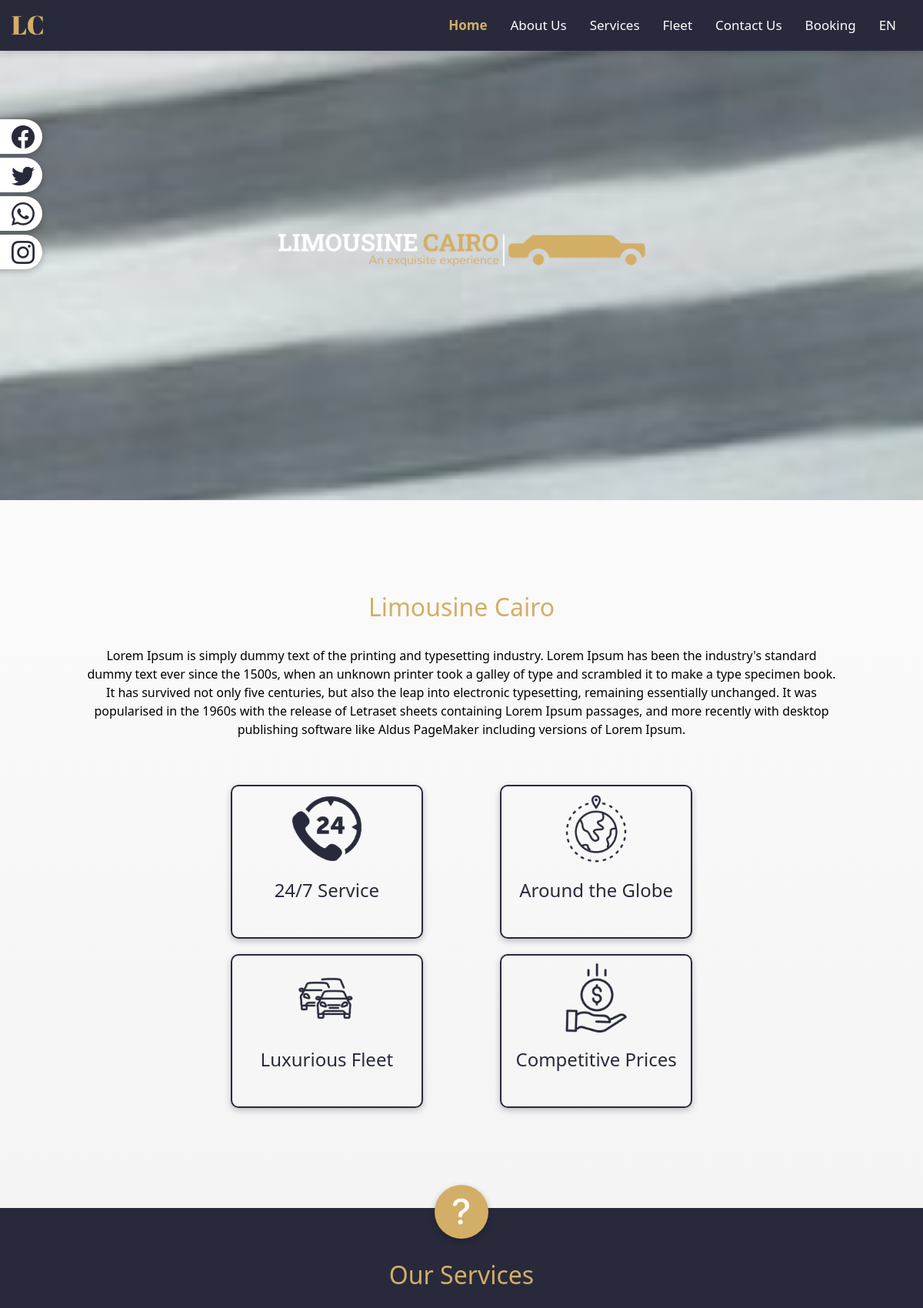
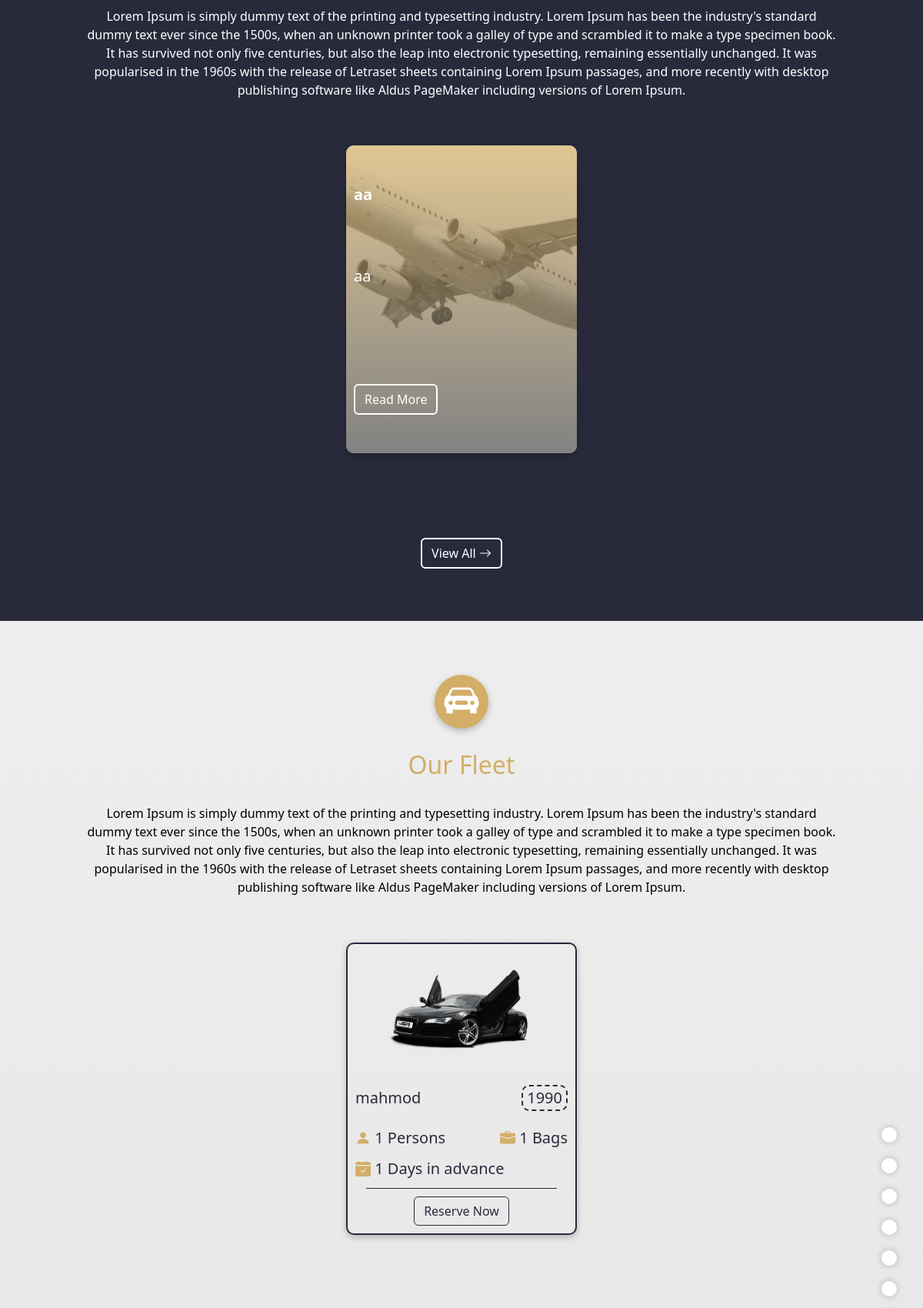
The page / (upper part) on the database its author committed (2 pictures, top to bottom).
### lc_app/models.py (models this page shows, shortened)
class PagesInfo(models.Model):
    title = models.CharField(max_length=200)
    title_ar = models.CharField(max_length=200)
    description = models.TextField()
    description_ar = models.TextField()
    banner = ResizedImageField(quality=80, force_format='JPEG', upload_to=extras.PathRename('pages_banners'), storage=extras.OverwriteStorage())

class Service(models.Model):
    title = models.CharField(max_length=200, unique=True)
    title_ar = models.CharField(max_length=200, unique=True)
    thumbnail = ResizedImageField(quality=80, force_format='JPEG', upload_to=extras.PathRename('services', "_thumbnail"), storage=extras.OverwriteStorage())
    banner = ResizedImageField(quality=80, force_format='JPEG', upload_to=extras.PathRename('services', "_banner"), storage=extras.OverwriteStorage())
    summary = models.CharField(max_length=100)
    summary_ar = models.CharField(max_length=100)
    slider_image_1 = ResizedImageField(quality=80, force_format='JPEG', upload_to=extras.PathRename('services', "_Slider_1"), storage=extras.OverwriteStorage())
    slider_image_2 = ResizedImageField(quality=80, force_format='JPEG', upload_to=extras.PathRename('services', "_Slider_2"), storage=extras.OverwriteStorage())
    description = models.TextField(blank=True)
    description_ar = models.TextField()
    description2 = models.TextField(default="random text")
    description2_ar = models.TextField(default="random text")
    category = models.ForeignKey(Service_category, on_delete=models.CASCADE)
    slug = models.SlugField(default="", editable=False)

class Car(models.Model):
    name = models.CharField(max_length=200)
    name_ar = models.CharField(max_length=200)
    today = datetime.date.today()
    year = today.year
    model = models.PositiveIntegerField(default=1990, validators=[MinValueValidator(1990), MaxValueValidator(int(year))])
    image = ResizedImageField(size=[500, 300], quality=80, force_format='PNG', upload_to=extras.PathRename('cars'), storage=extras.OverwriteStorage())
    person_count = models.PositiveIntegerField(default=1)
    bag_count = models.PositiveIntegerField(default=1)
    reserve_days = models.PositiveIntegerField(default=1)
    category = models.ForeignKey(Car_category, on_delete=models.CASCADE)

### lc_app/views.py (the view)
# urls.py: path('', views.index, name='index'),
def index(request):
    Services = Service.objects.all().order_by('-pk')[:4]
    Cars = Car.objects.all().order_by('-pk')[:4]
    Testimonials = Testimonial.objects.all().order_by('-pk')[:4]
    Map_obj = Map.objects.get(pk=1)
    context = {
        'Services': Services,
        'Cars': Cars,
        'Testimonials': Testimonials,
        'Map': Map_obj
    }
    return render(request, 'index.html', context)

### templates/index.html (shortened to what this page needs)
{% load static %}
{% load extras %}
<!DOCTYPE html>
{% if request.COOKIES.language == "AR" %}
    <html lang="ar" dir="rtl">
{% else %}
    <html lang="en" dir="ltr">
{% endif %}
<head>
    <link rel="stylesheet" type="text/css" href="{% static 'limo_app/main/styles.css' %}">
    <link rel="stylesheet" type="text/css" href="{% static 'limo_app/section/styles.css' %}">
    <link rel="stylesheet" type="text/css" href="{% static 'limo_app/navbar/styles.css' %}">
    <link rel="stylesheet" type="text/css" href="{% static 'limo_app/libs/bootstrap-5.3.0-alpha1-dist/css/bootstrap.min.css' %}">
    <link rel="stylesheet" href="https://cdn.jsdelivr.net/npm/bootstrap-icons@1.10.3/font/bootstrap-icons.css">
    <link rel="stylesheet" href="https://cdnjs.cloudflare.com/ajax/libs/flag-icon-css/0.8.2/css/flag-icon.min.css">
</head>
<body>
    <div class="nav-wrapper h-100">
        {% include 'navbar.html' %}
    </div>
    <div class="body-wrapper">
        <div id="main-body" class="main-body col-lg-12">
            {% with pages_info|get_by_index:0 as page%}
                <div class="parallax" style="background-image: linear-gradient(rgba(255, 255, 255, 0.3), rgba(255, 255, 255, 0.3)), url({{page.banner.url}});">
                    <img src="{% static 'limo_app/images/logo2.png' %}" alt="Cairo Airport Limousine - ليموزين ليموزين مطار القاهرة">
                </div>
            {% endwith %}
            {% include 'body.html' %}
        </div>
    </div>
    <div class="sections-buttons">
        <div class="section-item" data-bs-section="section-1" onclick="scrollToSection('section-1')"></div>
        <div class="section-item" data-bs-section="section-2" onclick="scrollToSection('section-2')"></div>
        <div class="section-item" data-bs-section="section-3" onclick="scrollToSection('section-3')"></div>
        <div class="section-item" data-bs-section="section-4" onclick="scrollToSection('section-4')"></div>
        <div class="section-item" data-bs-section="section-6" onclick="scrollToSection('section-6')"></div>
        <div class="section-item" data-bs-section="section-7" onclick="scrollToSection('section-7')"></div>
    </div>
    {% include 'add-ons.html' %}
</body>
</html>

### templates/body.html (shortened to what this page needs)
{% load static %}
{% load extras %}
<div class="container-fluid sections">
    <div class="row section" id="section-1">
        <div class="col-sm-10 m-auto">
            <h2>
                {% with pages_info|get_by_index:0 as page%}
                    {% if request.COOKIES.language == "AR" %}
                        {{ page.title_ar }}
                    {% else %}
                        {{ page.title }}
                    {% endif %}
                {% endwith %}
            </h2>
            <br>
            <p>
                {% with pages_info|get_by_index:0 as page%}
                    {% if request.COOKIES.language == "AR" %}
                        {{ page.description_ar }}
                    {% else %}
                        {{ page.description }}
                    {% endif %}
                {% endwith %}
            </p>
            <div class="services-container">
                <div class="service-icon">
                    <img src="{% static 'limo_app/images/24-hours-phone-service.png' %}" alt="Cairo Airport Limousine 24/7 - 24/7 ليموزين مطار القاهرة">
                    <br>
                    <h4>
                        {% if request.COOKIES.language == "AR" %}
                            خدمة 24 ساعة يوميا
                        {% else %}
                            24/7 Service
                        {% endif %}
                    </h4>
                </div>
                <div class="service-icon">
                    <img src="{% static 'limo_app/images/around-the-world.png' %}" alt="Cairo Airport Limousine Globe - حول العالم ليموزين مطار القاهرة">
                    <br>
                    <h4>
                        {% if request.COOKIES.language == "AR" %}
                            نتواجد حول العالم
                        {% else %}
                            Around the Globe
                        {% endif %}
                    </h4>
                </div>
                <div class="service-icon">
                    <img src="{% static 'limo_app/images/traffic-jam.png' %}" alt="Cairo Airport Limousine Luxurious - رقاهية ليموزين مطار القاهرة">
                    <br>
                    <h4>
                        {% if request.COOKIES.language == "AR" %}
                            اسطول من الرفاهية
                        {% else %}
                            Luxurious Fleet
                        {% endif %}
                    </h4>
                </div>
                <div class="service-icon">
                    <img src="{% static 'limo_app/images/save-money.png' %}" alt="Cairo Airport Limousine Prices - اسعار ليموزين مطار القاهرة">
                    <br>
                    <h4>
                        {% if request.COOKIES.language == "AR" %}
                            اسعار منافسة
                        {% else %}
                            Competitive Prices
                        {% endif %}
                    </h4>
                </div>
            </div>
        </div>
    </div>
    <div class="row section" id="section-2">
        <div class="section-icon">
            <i class="bi bi-question-lg"></i>
        </div>
        <div class="col-sm-10 m-auto pt-5 pb-5">
            <h2>
                {% with pages_info|get_by_index:1 as page%}
                    {% if request.COOKIES.language == "AR" %}
                        {{ page.title_ar }}
                    {% else %}
                        {{ page.title }}
                    {% endif %}
                {% endwith %}
            </h2>
            <br>
            <p>
                {% with pages_info|get_by_index:1 as page%}
                    {% if request.COOKIES.language == "AR" %}
                        {{ page.description_ar }}
                    {% else %}
                        {{ page.description }}
                    {% endif %}
                {% endwith %}
            </p>
            {% if Services %}
                <div class="services-container">
                    {% for service in Services %}
                        <div class="services-item">
                            <img src="{{service.thumbnail.url}}" class="services-img" alt="Cairo Airport Limousine Services - خدمات ليموزين مطار القاهرة">
                            <div class="services-img-overlay">
                                <p class="fw-bold">
                                    {% if request.COOKIES.language == "AR" %}
                                        {{service.title_ar}}
                                    {% else %}
                                        {{service.title}}
                                    {% endif %}
                                </p>
                                <p>
                                    {% if request.COOKIES.language == "AR" %}
                                        {{service.summary_ar}}
                                    {% else %}
                                        {{service.summary}}
                                    {% endif %}
                                </p>
                                <a type="button" class="btn read-more" href="services/{{service.slug}}">
                                    {% if request.COOKIES.language == "AR" %}
                                        المزيد
                                    {% else %}
                                        Read More
                                    {% endif %}
                                </a>
                            </div>
                        </div>
                    {% endfor %}
                </div>
            {% endif %}
            <a type="button" class="btn read-more-outter" href="{% url 'services' %}">
                {% if request.COOKIES.language == "AR" %}
                    مشاهدة الكل
                    <i class="bi bi-arrow-left"></i>
                {% else %}
                    View All
                    <i class="bi bi-arrow-right"></i>
                {% endif %}
            </a>
        </div>
    </div>
    <div class="row section" id="section-3">
        <div class="section-icon">
            <i class="bi bi-car-front-fill text-white"></i>
        </div>
        <div class="col-sm-10 m-auto pt-5 pb-5">
            <h2>
                {% with pages_info|get_by_index:2 as page%}
                    {% if request.COOKIES.language == "AR" %}
                        {{ page.title_ar }}
                    {% else %}
                        {{ page.title }}
                    {% endif %}
                {% endwith %}
            </h2>
            <br>
            <p>
                {% with pages_info|get_by_index:2 as page%}
                    {% if request.COOKIES.language == "AR" %}
                        {{ page.description_ar }}
                    {% else %}
                        {{ page.description }}
                    {% endif %}
                {% endwith %}
            </p>
            {% if Services %}
                <div class="fleet-container">
                    {% for car in Cars %}
                        <div class="fleet-item">
                            <img src="{{car.image.url}}" class="car-img" alt="Cairo Airport Limousine Fleet - اسطول ليموزين مطار القاهرة">
                            <br>
                            <div class="car-details">
                                <div class="car-name">
                                    <span>
                                        {% if request.COOKIES.language == "AR" %}
                                            {{car.name_ar}}
                                        {% else %}
                                            {{car.name}}
                                        {% endif %}
                                    </span>
                                    <div class="car-model">
                                        {{car.model}}
                                    </div>
                                </div>
                                <div class="car-specs">
                                    <div class="car-specs-row">
                                        <div>
                                            <i class="bi bi-person-fill"></i>
                                            {{car.person_count}} {% if request.COOKIES.language == "AR" %}
                                                اشخاص
                                            {% else %}
                                                Persons
                                            {% endif %}
                                        </div>
                                        <div>
                                            <i class="bi bi-briefcase-fill"></i>
                                            {{car.bag_count}} {% if request.COOKIES.language == "AR" %}
                                                حقائب
                                            {% else %}
                                                Bags
                                            {% endif %}
                                        </div>
                                    </div>
                                    <div class="car-specs-row">
                                        <div>
                                            <i class="bi bi-calendar-check-fill"></i>
                                            {{car.reserve_days}} {% if request.COOKIES.language == "AR" %}
                                                يوم مقدما
                                            {% else %}
                                                Days in advance
                                            {% endif %}
                                        </div>
                                    </div>
                                </div>
                                <div class="car-details-separator"></div>
                                <div class="car-details-footer">
                                    <button type="button" class="btn" onclick="showModal(1)">
                                        {% if request.COOKIES.language == "AR" %}
                                            احجز الان
                                        {% else %}
                                            Reserve Now
                                        {% endif %}
                                    </button>
                                </div>
                            </div>
                        </div>
                    {% endfor %}
                </div>
            {% endif %}
        </div>
    </div>
</div>

### rows shown on the page
PagesInfo: banner (picture), title "Limousine Cairo", description "Lorem Ipsum is simply dummy text of the printing and typesetting industry. Lorem Ipsum has been the industry's standard dummy text ever since the 1500s, when an unknown printer took a galley of type and scrambled it to make a type specimen book. It has survived not only five centuries, but also the leap into electronic typesetting, remaining essentially unchanged. It was popularised in the 1960s with the release of Letraset sheets containing Lorem Ipsum passages, and more recently with desktop publishing software like Aldus PageMaker including versions of Lorem Ipsum."
PagesInfo: title "Our Services", description "Lorem Ipsum is simply dummy text of the printing and typesetting industry. Lorem Ipsum has been the industry's standard dummy text ever since the 1500s, when an unknown printer took a galley of type and scrambled it to make a type specimen book. It has survived not only five centuries, but also the leap into electronic typesetting, remaining essentially unchanged. It was popularised in the 1960s with the release of Letraset sheets containing Lorem Ipsum passages, and more recently with desktop publishing software like Aldus PageMaker including versions of Lorem Ipsum."
Service: thumbnail (picture), title "aa", summary "aa"
PagesInfo: title "Our Fleet", description "Lorem Ipsum is simply dummy text of the printing and typesetting industry. Lorem Ipsum has been the industry's standard dummy text ever since the 1500s, when an unknown printer took a galley of type and scrambled it to make a type specimen book. It has survived not only five centuries, but also the leap into electronic typesetting, remaining essentially unchanged. It was popularised in the 1960s with the release of Letraset sheets containing Lorem Ipsum passages, and more recently with desktop publishing software like Aldus PageMaker including versions of Lorem Ipsum."
Car: image (picture), name "mahmod", model "1990", person_count "1", bag_count "1", reserve_days "1"
